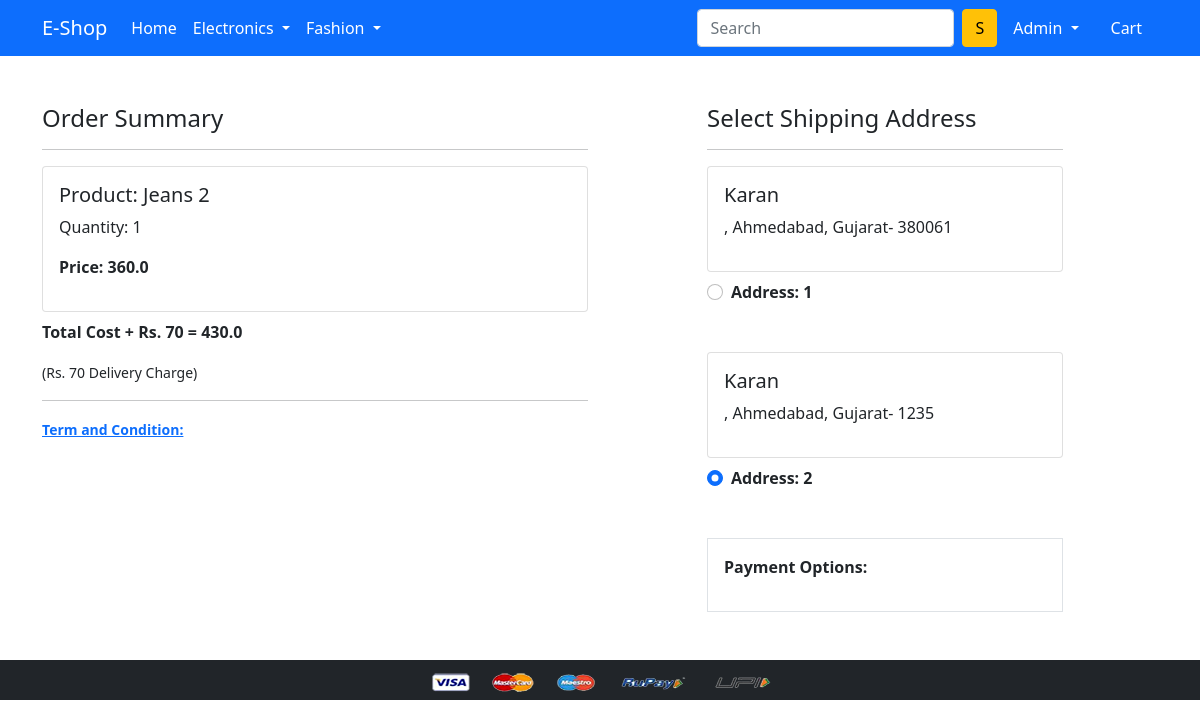
Page /checkout/ (signed in) on the earlier database version.
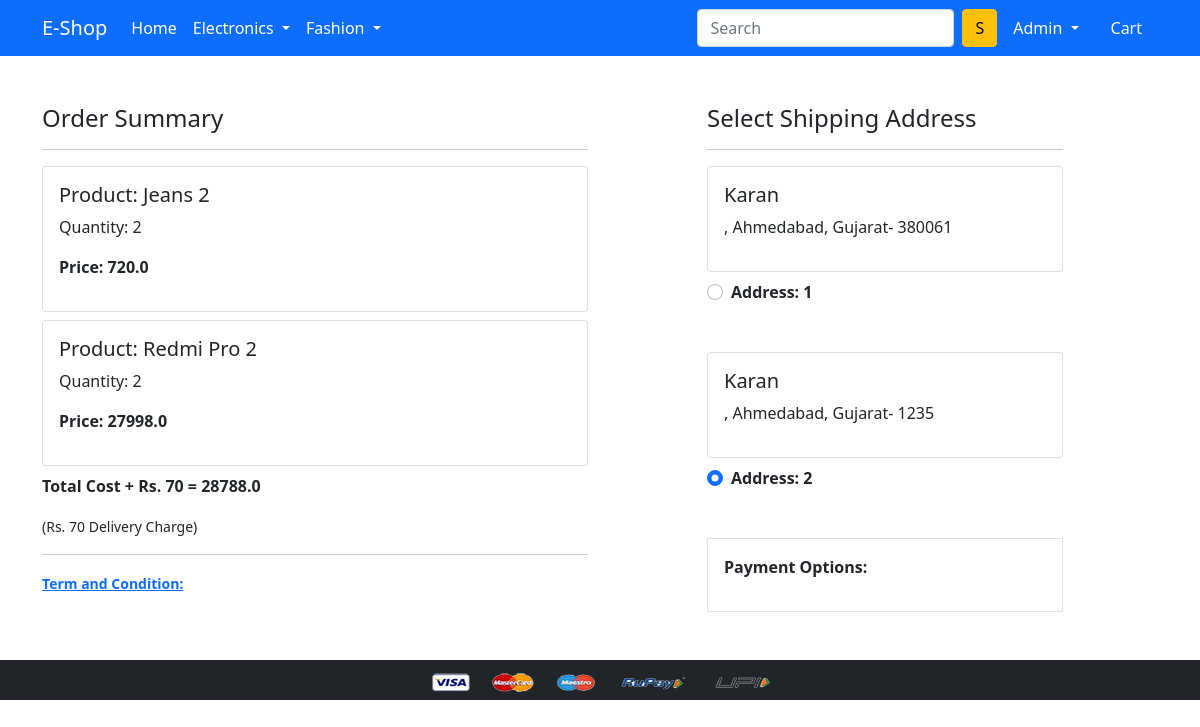
Same page on the later database version.
### app/models.py (models this page shows, shortened)
class Cart(models.Model):
 user = models.ForeignKey(User, on_delete=models.CASCADE)
 product = models.ForeignKey(Product, on_delete=models.CASCADE)
 quantity = models.PositiveIntegerField(default=1)
 @property
 def total_cost(self):
   return self.quantity * self.product.discounted_price

class Product(models.Model):
 title = models.CharField(max_length=100)
 selling_price = models.FloatField()
 discounted_price = models.FloatField()
 description = models.TextField()
 brand = models.CharField(max_length=100)
 category = models.CharField( choices=CATEGORY_CHOICES, max_length=2)
 product_image = models.ImageField(upload_to='productimg')

class Customer(models.Model):
 user = models.ForeignKey(User, on_delete=models.CASCADE)
 name = models.CharField(max_length=200)
 country = models.CharField(max_length=200)
 city = models.CharField(max_length=50)
 zipcode = models.IntegerField()
 state = models.CharField(choices=STATE_CHOICES, max_length=50)

### app/views.py (the view)
# urls.py: path('checkout/', views.checkout, name='checkout'),
@login_required
def checkout(request):
	user = request.user
	add = Customer.objects.filter(user=user)
	cart_items = Cart.objects.filter(user=request.user)
	amount = 0.0
	shipping_amount = 70.0
	totalamount=0.0
	cart_product = [p for p in Cart.objects.all() if p.user == request.user]
	if cart_product:
		for p in cart_product:
			tempamount = (p.quantity * p.product.discounted_price)
			amount += tempamount
		totalamount = amount+shipping_amount
	return render(request, 'app/checkout.html', {'add':add, 'cart_items':cart_items, 'totalcost':totalamount})

### app/templates/app/checkout.html (shortened to what this page needs)
{% extends 'app/base.html' %}
{% load static %}
{% block main-content %}
<div class="container">
 <div class="row mt-5">
  <div class="col-sm-6">
    <h4>Order Summary</h4>
    <hr>
    {% for item in cart_items %}
      <div class="card mb-2">
        <div class="card-body">
          <h5>Product: {{item.product.title}}</h5>
          <p>Quantity: {{item.quantity}}</p>
          <p class="fw-bold">Price: {{item.total_cost}}</p>
        </div>
      </div>
    {% endfor %}
    <p class="fw-bold">Total Cost + Rs. 70  = {{totalcost}}</p>
    <small>(Rs. 70 Delivery Charge)</small> <hr>
    <a href=""><small><b>Term and Condition:</b></small></a>
  </div>
  <div class="col-sm-4 offset-sm-1">
    <h4>Select Shipping Address</h4>
    <hr>
    <form action="/paymentdone" id="myform">
    {% for ad in add %}
      <div class="card">
        <div class="card-body">
        <h5>{{ad.name}}</h5>
        <p>{{ad.locality}}, {{ad.city}}, {{ad.state}}- {{ad.zipcode}}</p>
        </div>
      </div>
        <div class="form-check mt-2 mb-5">
          <input class="form-check-input" type="radio" name="custid" id="custadd{{forloop.counter}}" value="{{ad.id}}" checked>
          <label class="form-check-label fw-bold" for="custadd{{forloop.counter}}">
            Address: {{ forloop.counter }} </label>
        </div>
      {% endfor %}
        <div class="border p-3">
          <p class="fw-bold">Payment Options:</p>
        </div>
      </form>
    </div>
  </div>
</div>
{% endblock main-content %}

Differences in the rows shown:
changed Cart "Jeans 2": quantity "1" → "2"; total_cost "360.0" → "720.0"
added Cart: product "Redmi Pro 2", quantity "2", total_cost "27998.0"
Other differences:
{{ totalcost }}: "430.0" → "28788.0"
